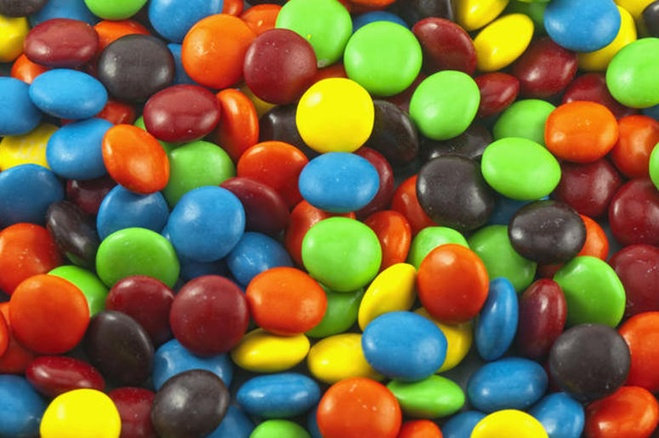
#> input picture Chapter 03/07. openCV/m.jpg, 659 x 438 px, shrunk from 775 x 515 before the run
$ jupyter execute mm_challenge.ipynb
#> lines starting #> are read from the running program, lines starting #| are printed output that depends on the picture; after the words box and inside, x2 and y2 are one past the last pixel; in counts of white or black regions, pixels touching at a corner belong together
[cell 1]
import cv2 as cv
import matplotlib.pyplot as plt
import numpy as np

[cell 2]
img = cv.imread('m.jpg')
#> img is the input picture: shape (438, 659, 3); mean B, G, R 63.8, 107.6, 121.9
hsv_img = cv.imread('hsv.png')
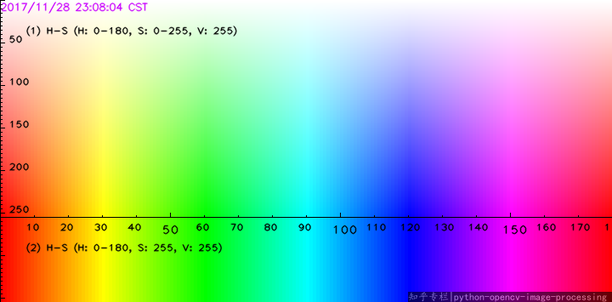
#> input picture Chapter 03/07. openCV/hsv.png, 612 x 302 px, shrunk from 720 x 355 before the run
#> hsv_img is the input picture: shape (302, 612, 3); mean B, G, R 170.7, 171, 169.7

[cell 3]
hsv_img = cv.cvtColor(hsv_img, cv.COLOR_BGR2RGB)
plt.figure(figsize=(20, 15))
plt.imshow(hsv_img)

[cell 4]
img_rgb = cv.cvtColor(img, cv.COLOR_BGR2RGB)
img_hsv = cv.cvtColor(img, cv.COLOR_BGR2HSV)
#> img_hsv: shape (438, 659, 3); mean H, S, V 46.2, 170.9, 156
lower_blue = np.array([85, 50, 50])
upper_blue = np.array([130, 255, 255])

mask_blue = cv.inRange(img_hsv, lower_blue, upper_blue)
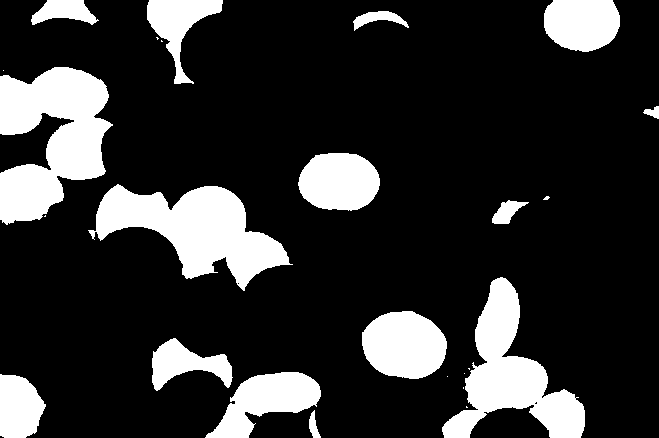
#> mask_blue: shape (438, 659); 19.1% white; 25 white regions (10 under 20 px), largest, box (x1, y1, x2, y2) and area: (0, 67, 113, 225) 11172, (88, 184, 293, 291) 10111, (442, 277, 585, 438) 9022

res_blue = cv.bitwise_and(img_rgb, img_rgb, mask=mask_blue)

[cell 5]
plt.figure(figsize=(10, 6))
plt.imshow(res_blue)

[cell 6]
lower_green = np.array([40, 50, 50])
upper_green = np.array([70, 255, 255])

mask_green = cv.inRange(img_hsv, lower_green, upper_green)
#> mask_green: shape (438, 659); 16.2% white; 113 white regions (96 under 20 px), largest, box (x1, y1, x2, y2) and area: (277, 0, 423, 96) 7718, (475, 98, 561, 206) 6116, (302, 217, 380, 335) 5696

res_green = cv.bitwise_and(img_rgb, img_rgb, mask=mask_green)
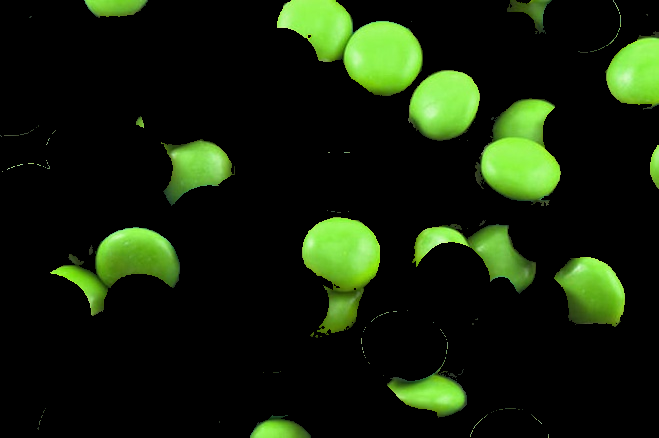
#> res_green: shape (438, 659, 3); mean R, G, B 19.3, 31.6, 10

[cell 7]
plt.figure(figsize=(10, 6))
plt.imshow(res_green)

[cell 8]
# lower_gb = np.array([40, 50, 50])
# upper_gb = np.array([130, 255, 255])

mask_gb = cv.bitwise_or(mask_blue, mask_green)
#> mask_gb: shape (438, 659); 35.3% white; 44 white regions (25 under 20 px), largest, box (x1, y1, x2, y2) and area: (361, 98, 585, 438) 26033, (50, 139, 293, 316) 17874, (0, 67, 113, 225) 11248

res_gb = cv.bitwise_and(img_rgb, img_rgb, mask=mask_gb)

[cell 9]
plt.figure(figsize=(10, 6))
plt.imshow(mask_gb)
plt.imshow(res_gb)

[cell 10]
lower_red1 = np.array([0,50,50])
upper_red1 = np.array([10,255,255])
lower_red2 = np.array([170,50,50])
upper_red2 = np.array([180,255,255])

mask_red1 = cv.inRange(img_hsv, lower_red1, upper_red1)
#> mask_red1: shape (438, 659); 27.3% white; 219 white regions (183 under 20 px), largest, box (x1, y1, x2, y2) and area: (102, 17, 438, 270) 21347, (474, 39, 659, 438) 20849, (0, 220, 91, 373) 8489
mask_red2 = cv.inRange(img_hsv, lower_red2, upper_red2)
#> mask_red2: shape (438, 659); 4.5% white; 373 white regions (313 under 20 px), largest, box (x1, y1, x2, y2) and area: (116, 292, 231, 355) 1579, (23, 340, 103, 396) 1245, (520, 298, 563, 355) 1148

mask_red = mask_red1 + mask_red2
#> mask_red: shape (438, 659); 31.9% white; 149 white regions (119 under 20 px), largest, box (x1, y1, x2, y2) and area: (102, 17, 438, 270) 24336, (474, 39, 659, 438) 23442, (0, 219, 106, 397) 11164
mask_rgb = cv.bitwise_or(mask_red, mask_gb)
#> mask_rgb: shape (438, 659); 67.2% white; 216 black regions (175 under 20 px), largest, box (x1, y1, x2, y2) and area: (0, 0, 659, 438) 73564, (79, 0, 173, 181) 6389, (250, 269, 323, 319) 2017
res_rgb = cv.bitwise_and(img_rgb, img_rgb, mask=mask_rgb)

plt.figure(figsize=(10, 6))
plt.imshow(res_rgb)

[cell 11]
res_final = cv.addWeighted(res_rgb, 0.8, img_rgb, 0.2, 0)
plt.figure(figsize=(10, 6))
plt.imshow(res_final)

[cell 12]
img2 = cv.imread('mm_large.png')
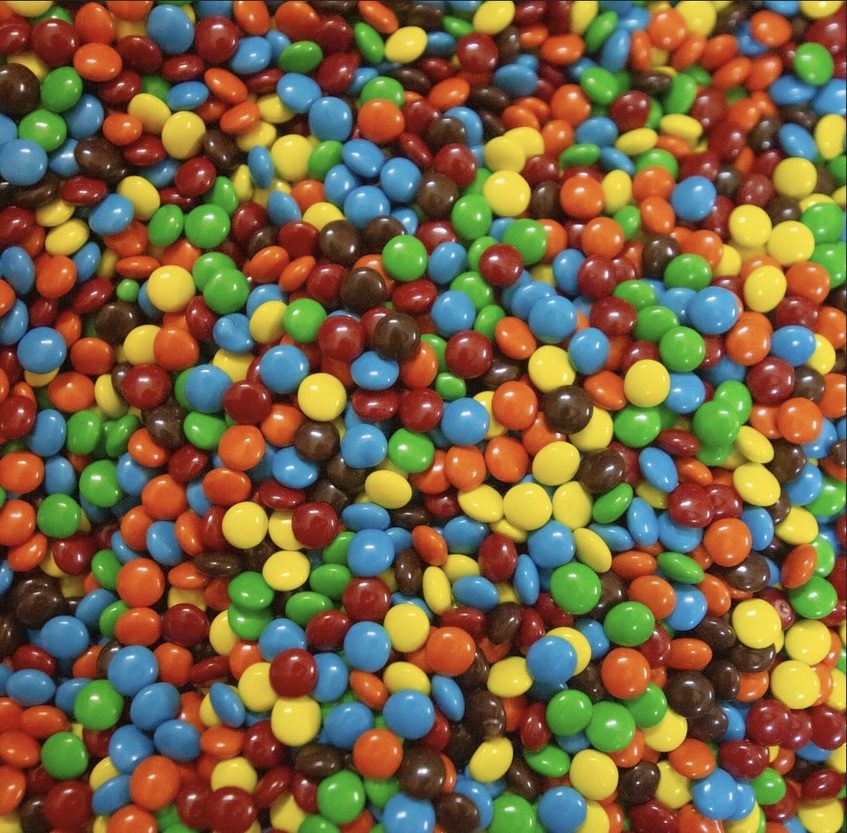
#> input picture Chapter 03/07. openCV/mm_large.png, 847 x 833 px, shrunk from 996 x 979 before the run
#> img2 is the input picture: shape (833, 847, 3); mean B, G, R 64.2, 99.3, 119.5
img2_rgb = cv.cvtColor(img2, cv.COLOR_BGR2RGB)
img2_hsv = cv.cvtColor(img2, cv.COLOR_BGR2HSV)
#> img2_hsv: shape (833, 847, 3); mean H, S, V 37.8, 165.8, 143.4

lower_gb = np.array([40, 50, 50])
upper_gb = np.array([130, 255, 255])

lower_red1 = np.array([0,50,50])
upper_red1 = np.array([10,255,255])
lower_red2 = np.array([170,50,50])
upper_red2 = np.array([180,255,255])

mask_red1 = cv.inRange(img2_hsv, lower_red1, upper_red1)
#> mask_red1: shape (833, 847); 33.2% white; 868 white regions (759 under 20 px), largest, box (x1, y1, x2, y2) and area: (353, 0, 660, 409) 24880, (51, 303, 395, 612) 23281, (107, 557, 319, 833) 20475
mask_red2 = cv.inRange(img2_hsv, lower_red2, upper_red2)
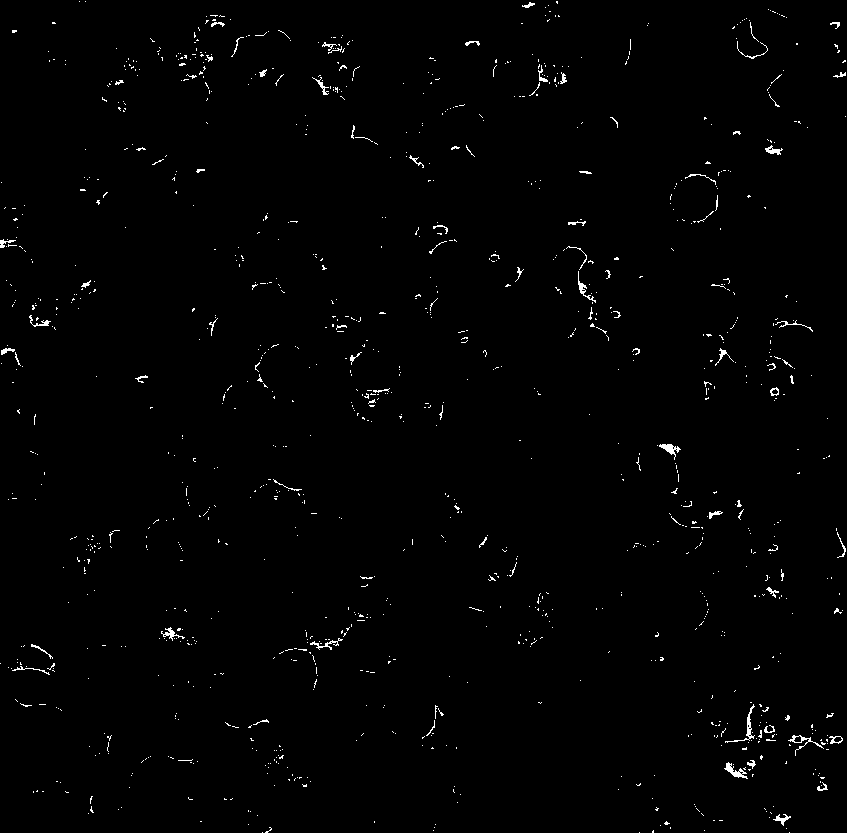
#> mask_red2: shape (833, 847); 0.98% white in thin lines or dots

mask_gb = cv.inRange(img2_hsv, lower_gb, upper_gb)
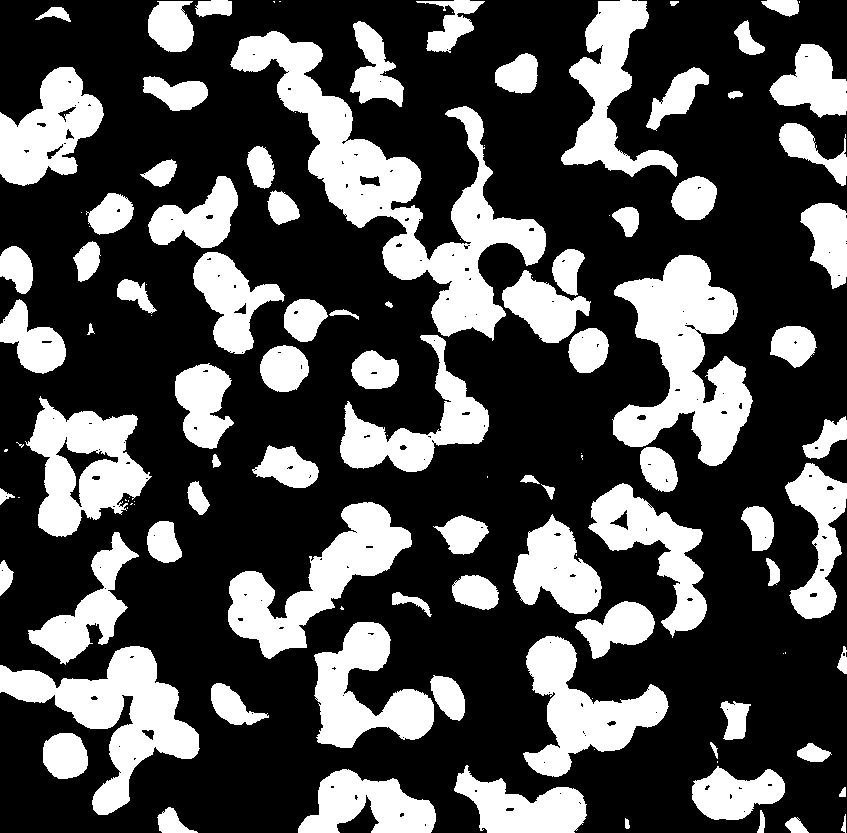
#> mask_gb: shape (833, 847); 30.7% white; 119 white regions (35 under 20 px), largest, box (x1, y1, x2, y2) and area: (230, 31, 546, 341) 23688, (612, 255, 753, 466) 15289, (0, 646, 200, 815) 11932
mask_red = mask_red1 + mask_red2
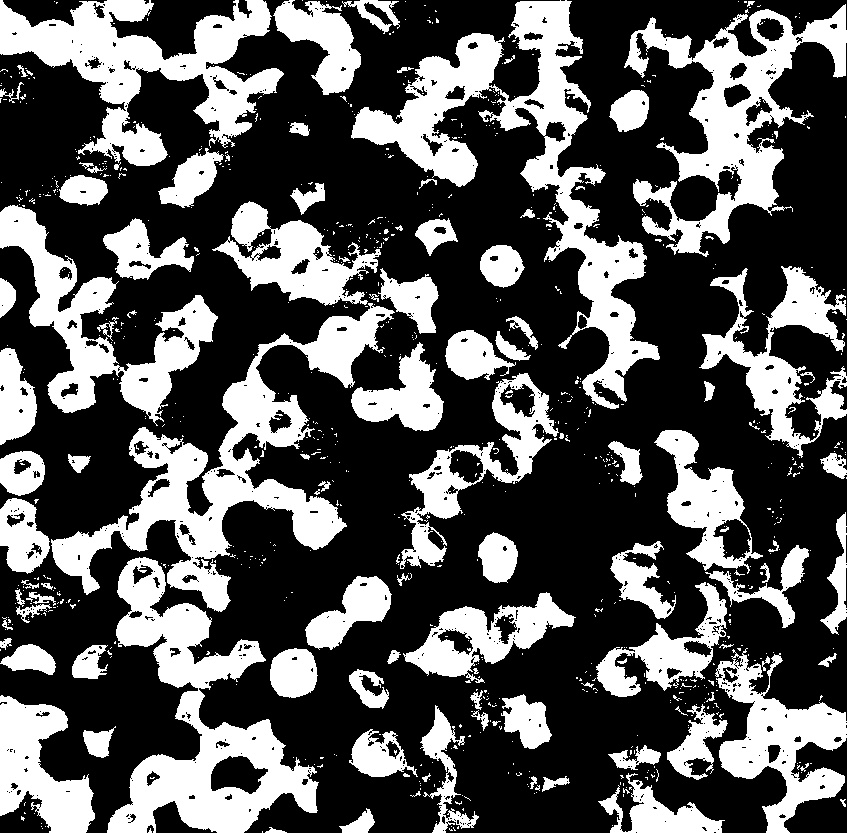
#> mask_red: shape (833, 847); 34.2% white; 844 white regions (737 under 20 px), largest, box (x1, y1, x2, y2) and area: (351, 0, 660, 409) 25807, (51, 303, 395, 612) 23754, (107, 557, 319, 833) 20795

mask_rgb = cv.bitwise_or(mask_gb, mask_red)
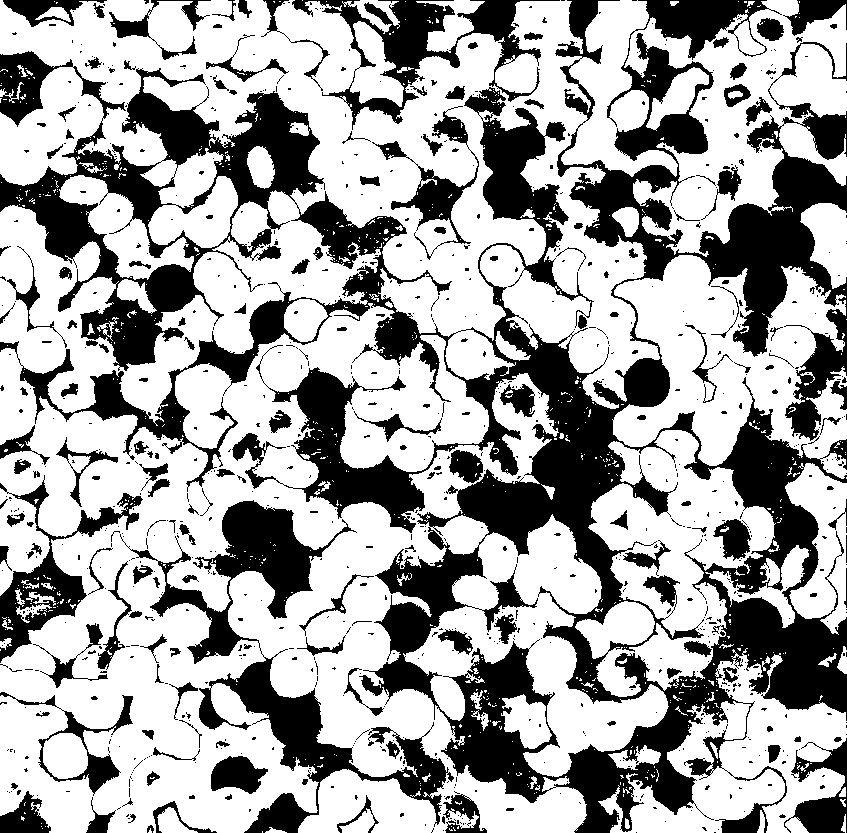
#> mask_rgb: shape (833, 847); 64.8% white; 931 black regions (758 under 20 px), largest, box (x1, y1, x2, y2) and area: (0, 0, 847, 833) 175524, (120, 500, 454, 833) 20081, (292, 0, 560, 130) 8424
res_gb = cv.bitwise_and(img2_rgb, img2_rgb, mask=mask_rgb)
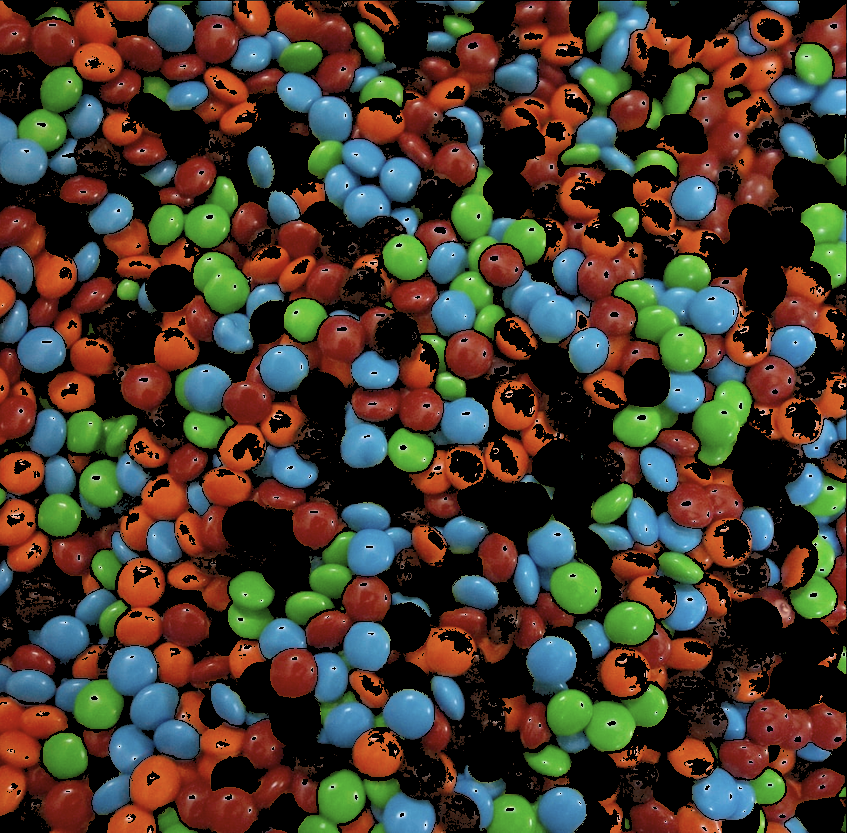
#> res_gb: shape (833, 847, 3); mean R, G, B 69.9, 59.7, 46.4
plt.figure(figsize=(10, 6))
plt.imshow(res_gb)
